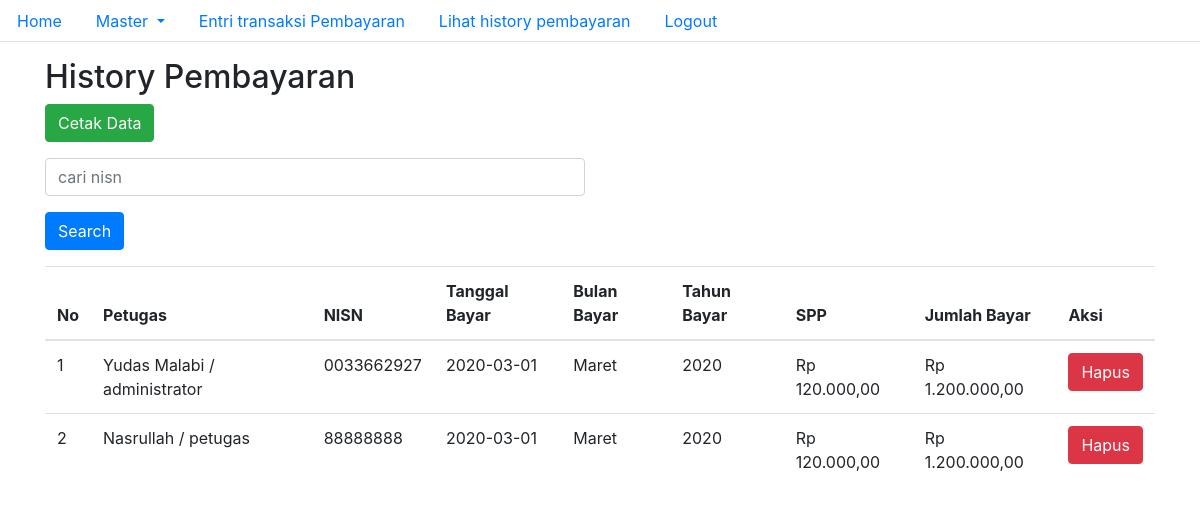
Screenshot of /dashboard/history.php (signed in) with the database file from the repository.
### tables this page shows
CREATE TABLE `tb_pembayaran` (
  `id_pembayaran` int(11) NOT NULL,
  `id_petugas` int(11) NOT NULL,
  `nisn` char(10) NOT NULL,
  `tgl_bayar` varchar(20) NOT NULL,
  `bulan_dibayar` varchar(8) NOT NULL,
  `tahun_dibayar` varchar(4) NOT NULL,
  `id_spp` int(11) NOT NULL,
  `jumlah_bayar` int(11) NOT NULL
);

CREATE TABLE `tb_petugas` (
  `id_petugas` int(11) NOT NULL,
  `kode_petugas` varchar(50) NOT NULL,
  `username` varchar(25) NOT NULL,
  `password` varchar(255) NOT NULL,
  `nama_petugas` varchar(35) NOT NULL,
  `level` enum('administrator','petugas','siswa') NOT NULL
);

CREATE TABLE `tb_siswa` (
  `id_siswa` int(11) NOT NULL,
  `nisn` char(10) NOT NULL,
  `nis` char(8) NOT NULL,
  `nama` char(35) NOT NULL,
  `id_kelas` int(11) NOT NULL,
  `alamat` text NOT NULL,
  `no_telp` varchar(13) NOT NULL,
  `id_spp` int(11) NOT NULL
);

CREATE TABLE `tb_spp` (
  `id_spp` int(11) NOT NULL,
  `tahun` int(11) NOT NULL,
  `nominal` int(11) NOT NULL
);

### configuration.php (called while the page is built, shortened)
<?php
class config
{
    private $server     = "localhost";
    private $user       = "root";
    private $pass       = "";
    private $database   = "ukk";
    protected function connect_database()
    {
        $this->db = new mysqli($this->server, $this->user, $this->pass, $this->database);
    }
}

### functions.php (called while the page is built, shortened)
<?php
require_once __DIR__ . "/configuration.php";
class fungsi extends config
{
    private $base_url = "http://localhost/ukk/";
    public function base_url($url = null)
    {
        return $this->base_url . $url;
    }
    public function tampil($query)
    {
        $sql = $this->db->query($query);
        $arr = array();
        while ($row = $sql->fetch_assoc()) {
            $arr[] = $row;
        }
        return $arr;
    }
    public function convertToRupiah($nominal)
    {
        $rupiah = "Rp " . number_format($nominal, 2, ',', '.');
        return $rupiah;
    }
}
$init = new fungsi();

### dashboard/history.php (the view, shortened to what this page needs)
<?php
require_once __DIR__ . "/template/navbar.php";
if (isset($_SESSION['level'])) {
    if ($_SESSION['level'] != 'siswa') {
        if (isset($_POST['cari'])) {
            $cari = $init->escape_string(trim(htmlspecialchars($_POST['search'])));
            $sql = $init->cariHistory($cari);
        } else {
            $sql = $init->tampil("SELECT * FROM tb_pembayaran JOIN tb_petugas ON tb_petugas.id_petugas = tb_pembayaran.id_petugas JOIN tb_siswa ON tb_siswa.nisn = tb_pembayaran.nisn AND tb_siswa.id_spp = tb_pembayaran.id_spp JOIN tb_spp ON tb_spp.id_spp = tb_siswa.id_spp");
        }
    } else {
        echo "<script>alert('level tidak diketahui!')</script>";
        echo "<script>document.location='/ukk/index.php'</script>";
        exit;
    }
}
?>
<!DOCTYPE html>
<html lang="en">
<head>
</head>
<div class="container">
    <div class="row">
        <div class="col-12 col-lg-12 mt-3">
            <h2>History Pembayaran</h2>
        </div>
        <?php if ($_SESSION['level'] != 'siswa') : ?>
            <div class="col-12 col-lg-12 mb-3">
                <a href="<?= $init->base_url('dashboard/cetakHistory.php') ?>" class="btn btn-success">Cetak Data</a>
            </div>
        <?php endif; ?>
        <?php if ($_SESSION['level'] == 'administrator' || $_SESSION['level'] == 'petugas') : ?>
            <div class="col-12 col-lg-6">
                <form action="" method="POST">
                    <input type="text" name="search" class="form-control" autocomplete="off" placeholder="cari nisn">
                    <button type="submit" name="cari" class="btn btn-primary mt-3 mb-3">Search</button>
                </form>
            </div>
        <?php endif; ?>
        <div class="col-12 col-lg-12">
            <table class="table">
                <thead>
                    <tr>
                        <th>No</th>
                        <th>Petugas</th>
                        <th>NISN</th>
                        <th>Tanggal Bayar</th>
                        <th>Bulan Bayar</th>
                        <th>Tahun Bayar</th>
                        <th>SPP</th>
                        <th>Jumlah Bayar</th>
                        <?php if ($_SESSION['level'] == 'administrator' || $_SESSION['level'] == 'petugas') : ?>
                            <th>Aksi</th>
                        <?php endif; ?>
                    </tr>
                </thead>
                <tbody>
                    <?php $no = 1; ?>
                    <?php foreach ($sql as $s) : ?>
                        <tr>
                            <td><?= $no; ?></td>
                            <td><?= htmlspecialchars($s['nama_petugas']) . " / " . htmlspecialchars($s['level']); ?></td>
                            <td><?= htmlspecialchars($s['nisn']); ?></td>
                            <td><?= htmlspecialchars($s['tgl_bayar']); ?></td>
                            <td><?= htmlspecialchars($s['bulan_dibayar']); ?></td>
                            <td><?= htmlspecialchars($s['tahun_dibayar']); ?></td>
                            <td><?= htmlspecialchars($init->convertToRupiah($s['nominal'])); ?></td>
                            <td><?= htmlspecialchars($init->convertToRupiah($s['jumlah_bayar'])); ?></td>
                            <td>
                                <?php if ($_SESSION['level'] == 'administrator' || $_SESSION['level'] == 'petugas') : ?>
                                    <a href="<?= $init->base_url('dashboard/hapusPembayaran.php?id_pembayaran=' . htmlspecialchars($s['id_pembayaran'])) ?>" class="btn btn-danger" onclick="return confirm('apa yakin akan menghapus ini ?')">Hapus</a>
                                <?php endif; ?>
                            </td>
                        </tr>
                    <?php $no++;
                    endforeach; ?>
                </tbody>
            </table>
        </div>
    </div>
</div>
<?php
require_once __DIR__ . "/template/footer.php";
?>

### dashboard/template/navbar.php (shortened to what this page needs)
<?php
require_once __DIR__ . "/../../functions.php";
?>
<!DOCTYPE html>
<html lang="en">
<head>
    <link rel="stylesheet" href="https://stackpath.bootstrapcdn.com/bootstrap/4.4.1/css/bootstrap.min.css">
</head>
<header>
    <ul class="nav nav-tabs" id="navId">
        <li class="nav-item">
            <a href="<?= $init->base_url('dashboard/') ?>" class="nav-link">Home</a>
        </li>
        <?php if (isset($_SESSION['level'])) : ?>
            <?php if ($_SESSION['level'] == 'administrator') : ?>
                <li class="nav-item dropdown">
                    <a class="nav-link dropdown-toggle" href="#" data-toggle="dropdown">
                        Master
                    </a>
                </li>
            <?php endif; ?>
            <?php if ($_SESSION['level'] == 'petugas' || $_SESSION['level'] == 'administrator') : ?>
                <li class="nav-item">
                    <a href="<?= $init->base_url('dashboard/pembayaran.php') ?>" class="nav-link">Entri transaksi Pembayaran</a>
                </li>
            <?php endif; ?>
            <?php if ($_SESSION['level'] == 'petugas' || $_SESSION['level'] == 'siswa' || $_SESSION['level'] == 'administrator') : ?>
                <li class="nav-item">
                    <a href="<?= $init->base_url('dashboard/history.php') ?>" class="nav-link">Lihat history pembayaran</a>
                </li>
            <?php endif; ?>
            <li class="nav-item">
                <a href="<?= $init->base_url('dashboard/logout.php') ?>" class="nav-link" onclick="return confirm('apa yakin akan logout?')">Logout</a>
            </li>
        <?php endif; ?>
    </ul>
</header>
<body>

### dashboard/template/footer.php (shortened to what this page needs)
</body>
</html>

### rows the page displays
tb_pembayaran: id_petugas.nama_petugas "Yudas Malabi", id_petugas.level "administrator", tb_siswa.nisn "0033662927", tgl_bayar "2020-03-01", bulan_dibayar "Maret", tahun_dibayar "2020", tb_spp.nominal "Rp 120.000,00", jumlah_bayar "Rp 1.200.000,00"
tb_pembayaran: id_petugas.nama_petugas "Nasrullah", id_petugas.level "petugas", tb_siswa.nisn "88888888", tgl_bayar "2020-03-01", bulan_dibayar "Maret", tahun_dibayar "2020", tb_spp.nominal "Rp 120.000,00", jumlah_bayar "Rp 1.200.000,00"
